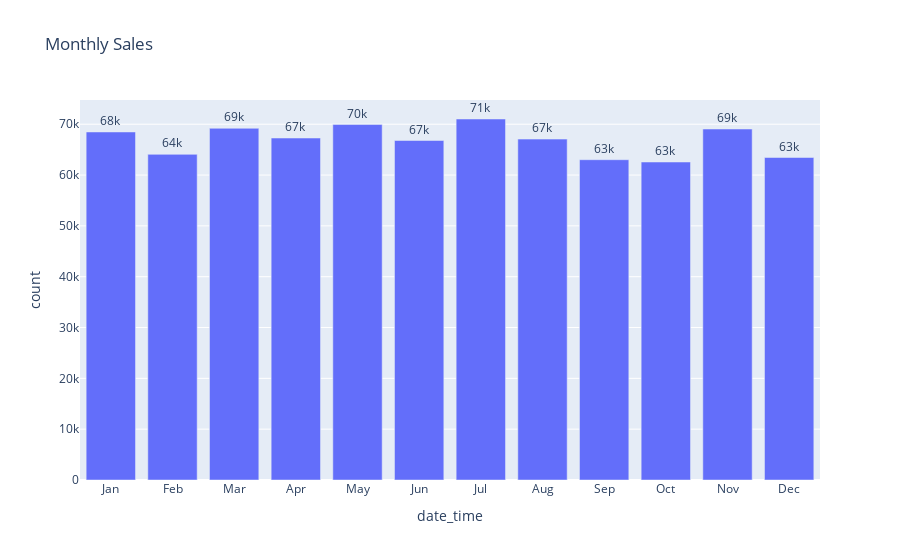

Notebook cell for this chart:
### Code cell
trace = px.bar(monthly_sales,
    x='date_time',
    y='count',
    text_auto='.2s',
    # color='count',
    # color_continuous_scale='inferno_r',
    title='Monthly Sales'
)
trace.update_traces(textposition='outside', cliponaxis=False)
trace

### Figure 1 — Plotly figure (JSON) as saved in the notebook; plotly's stock layout.template omitted (floating-point values rounded to 4 significant figures)
{"data": [{"alignmentgroup": "True", "cliponaxis": false, "hovertemplate": "date_time=%{x}<br>count=%{y}<extra></extra>", "legendgroup": "", "marker": {"color": "#636efa", "pattern": {"shape": ""}}, "name": "", "offsetgroup": "", "orientation": "v", "showlegend": false, "textposition": "outside", "texttemplate": "%{y:.2s}", "type": "bar", "x": ["Jan", "Feb", "Mar", "Apr", "May", "Jun", "Jul", "Aug", "Sep", "Oct", "Nov", "Dec"], "xaxis": "x", "y": [68470.0, 64070.0, 69198, 67290.0, 69940.0, 66800.0, 71030.0, 67070.0, 63018, 62570.0, 69054, 63450], "yaxis": "y"}], "layout": {"barmode": "relative", "legend": {"tracegroupgap": 0}, "title": {"text": "Monthly Sales"}, "xaxis": {"anchor": "y", "domain": [0, 1], "title": {"text": "date_time"}}, "yaxis": {"anchor": "x", "domain": [0, 1], "title": {"text": "count"}}}}
